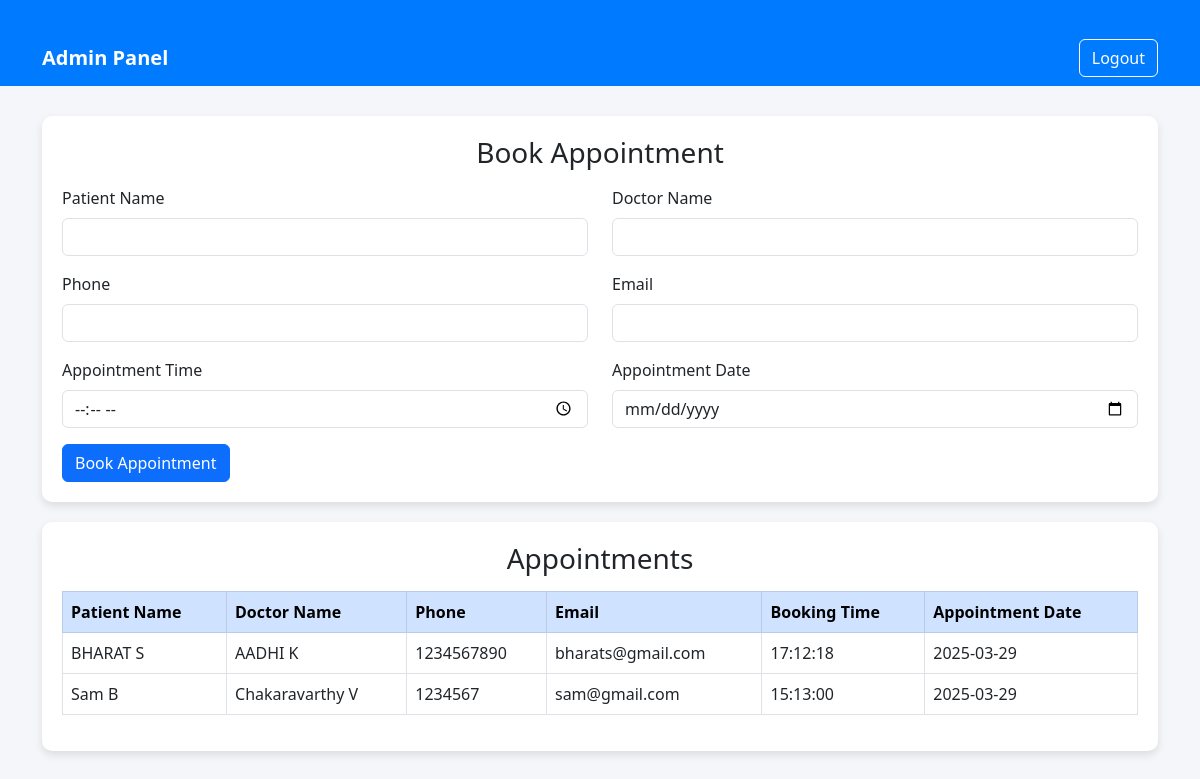
Page /hospital_admin.php (signed in) on the committed database.
### tables this page shows
CREATE TABLE `appointments` (
  `id` int(11) NOT NULL,
  `hospital_id` int(11) NOT NULL,
  `patient_name` varchar(255) NOT NULL,
  `doctor_name` varchar(255) NOT NULL,
  `appointment_date` date NOT NULL,
  `appointment_time` time NOT NULL,
  `status` enum('pending','confirmed','cancelled') DEFAULT 'pending',
  `patient_email` varchar(100) NOT NULL,
  `patient_phone` int(100) NOT NULL
);

### hospital_admin.php (the view, shortened to what this page needs)
<?php
include 'db.php';
$hospital_id = $_SESSION['hospital_id'];
$hospital_name = $_SESSION['hospital_name'];
$sql = "SELECT * FROM appointments WHERE hospital_id='$hospital_id'";
$result = $conn->query($sql);
?>
<!DOCTYPE html>
<html lang="en">
<head>
    <link rel="stylesheet" href="https://cdn.jsdelivr.net/npm/bootstrap@5.3.0/dist/css/bootstrap.min.css">
</head>
<body>
<nav class="navbar navbar-expand-lg">
    <div class="container">
        <a class="navbar-brand"><?php echo $hospital_name; ?> Admin Panel</a>
        <a href="logout.php" class="btn logout-btn">Logout</a>
    </div>
</nav>
<div class="container">
    <div class="form-container">
        <h3 class="text-center mb-3">Book Appointment</h3>
        <form method="post">
            <div class="row">
                <div class="mb-3 col-md-6">
                    <label class="form-label">Patient Name</label>
                    <input type="text" name="patient_name" class="form-control" required>
                </div>
                <div class="mb-3 col-md-6">
                    <label class="form-label">Doctor Name</label>
                    <input type="text" name="doctor_name" class="form-control" required>
                </div>
                <div class="mb-3 col-md-6">
                    <label class="form-label">Phone</label>
                    <input type="text" name="patient_phone" class="form-control" required>
                </div>
                <div class="mb-3 col-md-6">
                    <label class="form-label">Email</label>
                    <input type="email" name="patient_email" class="form-control" required>
                </div>
                <div class="mb-3 col-md-6">
                    <label class="form-label">Appointment Time</label>
                    <input type="time" name="appointment_time" class="form-control" required>
                </div>
                <div class="mb-3 col-md-6">
                    <label class="form-label">Appointment Date</label>
                    <input type="date" name="appointment_date" class="form-control" required>
                </div>
            </div>
            <button type="submit" class="btn btn-primary">Book Appointment</button>
        </form>
    </div>
    <div class="table-container">
        <h3 class="text-center mb-3">Appointments</h3>
        <table class="table table-hover table-bordered">
            <thead class="table-primary">
                <tr>
                    <th>Patient Name</th>
                    <th>Doctor Name</th>
                    <th>Phone</th>
                    <th>Email</th>
                    <th>Booking Time</th>
                    <th>Appointment Date</th>
                </tr>
            </thead>
            <tbody>
                <?php while ($row = $result->fetch_assoc()) { ?>
                <tr>
                    <td><?php echo $row['patient_name']; ?></td>
                    <td><?php echo $row['doctor_name']; ?></td>
                    <td><?php echo $row['patient_phone']; ?></td>
                    <td><?php echo $row['patient_email']; ?></td>
                    <td><?php echo $row['appointment_time']; ?></td>
                    <td><?php echo $row['appointment_date']; ?></td>
                </tr>
                <?php } ?>
            </tbody>
        </table>
    </div>
</div>
</body>
</html>

### hospital_admin.php (style rules this page uses)
body { background-color: #f4f6f9; }
.navbar { background-color: #007bff; }
.navbar-brand { color: white !important; font-weight: bold; }
.logout-btn { color: white; border: 1px solid white; }
.container { margin-top: 30px; }
.table-container, .form-container { background: white; padding: 20px; border-radius: 10px; box-shadow: 0px 4px 8px rgba(0, 0, 0, 0.1); margin-bottom: 20px; }

### rows in the picture
appointments: patient_name "BHARAT S", doctor_name "AADHI K", patient_phone "1234567890", patient_email "bharats@gmail.com", appointment_time "17:12:18", appointment_date "2025-03-29"
appointments: patient_name "Sam B", doctor_name "Chakaravarthy V", patient_phone "1234567", patient_email "sam@gmail.com", appointment_time "15:13:00", appointment_date "2025-03-29"
